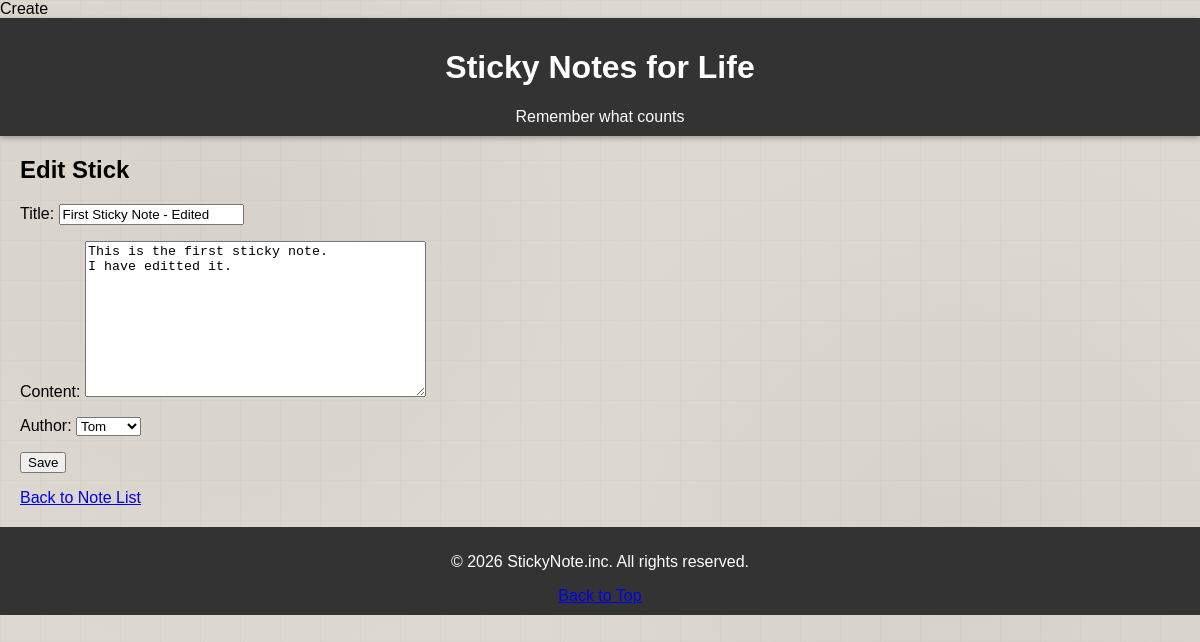
The app's page /note/1/edit/ with its own data.
### notes/models.py (models this page shows, shortened)
class Note(models.Model):
    title = models.CharField(max_length=255)
    content = models.TextField()
    created_at = models.DateTimeField(auto_now_add=True)
    author = models.ForeignKey(
        "Author", on_delete=models.CASCADE, null=True, blank=True
    )

### notes/views.py (the view)
# urls.py: path("note/<int:pk>/edit/", note_update, name="note_update"),
def note_update(request, pk):
    note = get_object_or_404(Note, pk=pk)
    if request.method == "POST":
        form = NoteForm(request.POST, instance=note)
        if form.is_valid():
            note = form.save(commit=False)
            note.save()
            return redirect("note_list")
    else:
        form = NoteForm(instance=note)
    return render(request, "notes/note_form.html", {"form": form})

### notes/forms.py
class NoteForm(forms.ModelForm):
    class Meta:
        model = Note
        fields = ["title", "content", "author"]

### notes/models.py (called while the page is built)
    def __str__(self):
        return self.name

### notes/templates/notes/note_form.html (shortened to what this page needs)
Create{% extends 'base.html' %}
{% block content %}
<h2>
    {% if form.instance.pk %}
    Edit
    {% else %}
    Create
    {% endif %}
    Stick
</h2>
<form method="post" action="{% if form.instance.pk %}{% url 'note_update' pk=form.instance.pk %}{% else %}{% url 'note_create' %}{% endif %}">
    {{ form.as_p }}
    <button type="submit">
        Save
    </button>
</form>
<a href="{% url 'note_list' %}">Back to Note List</a>
{% endblock %}

### notes/static/notes/styles.css (style rules this page uses)
body { font-family: "Arial", sans-serif; background-color: #ded9d0; background-image: radial-gradient(circle at 20% 30%, rgba(0,0,0,0.03) 0%, transparent 40%), radial-gradient(circle at 80% 70%, rgba(0,0,0,0.03) 0%, transparent 40%), linear-gradient(rgba(0,0,0,0.02) 1px, transparent 1px), linear-gradient(90deg, rgba(0,0,0,0.02) 1px, transparent 1px); background-size: auto, auto, 40px 40px, 40px 40px; min-height: 100vh; margin: 0; }
a { font-family: "Arial", sans-serif; }

### records on screen
Note: title "First Sticky Note - Edited", content "This is the first sticky note. I have editted it.", author "Tom"
